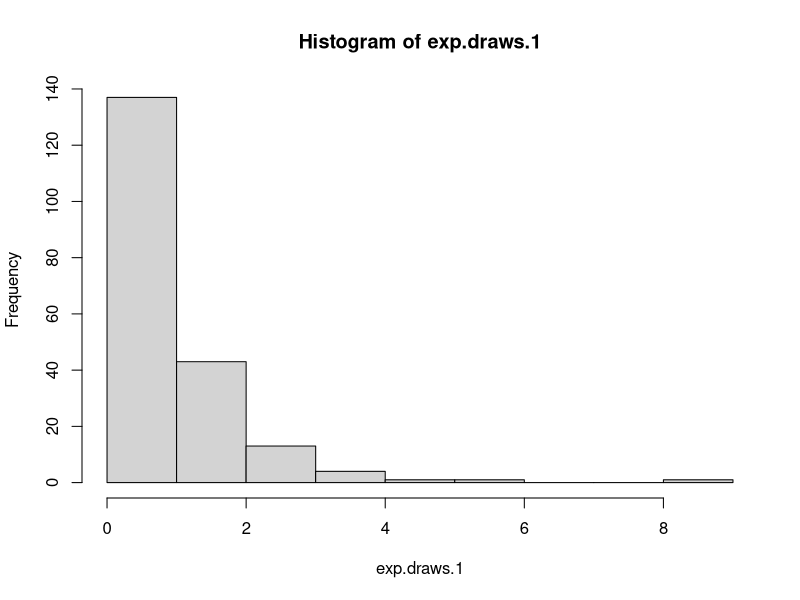
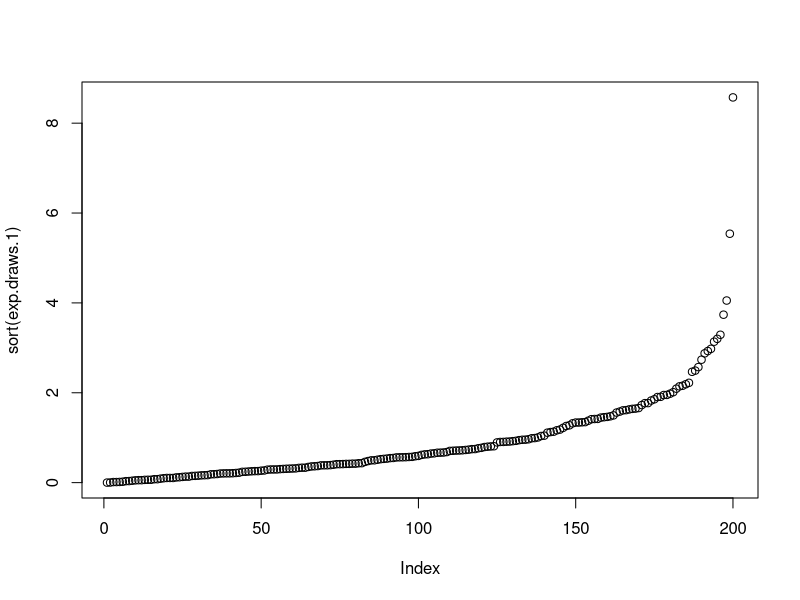
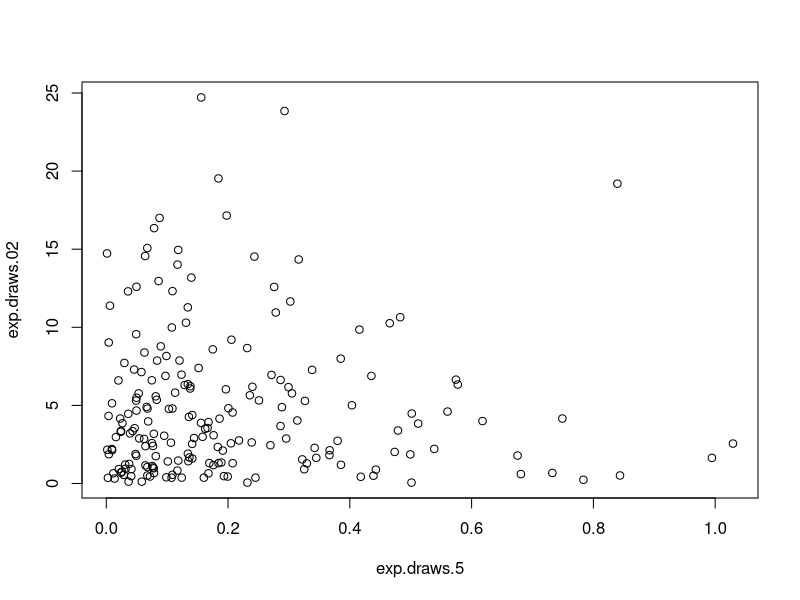
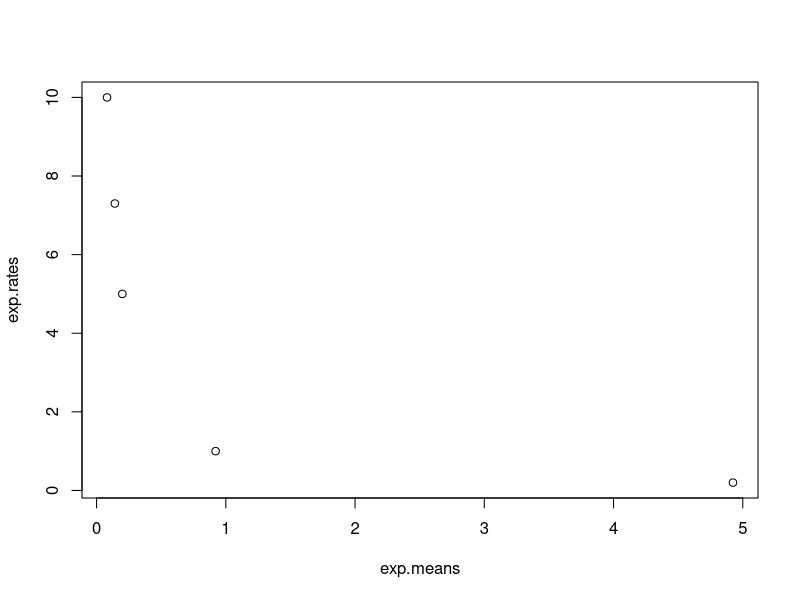
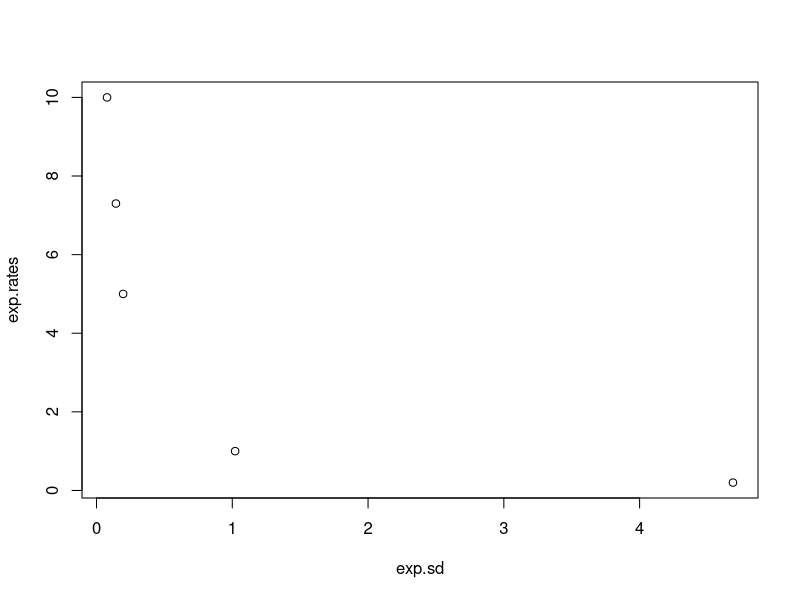
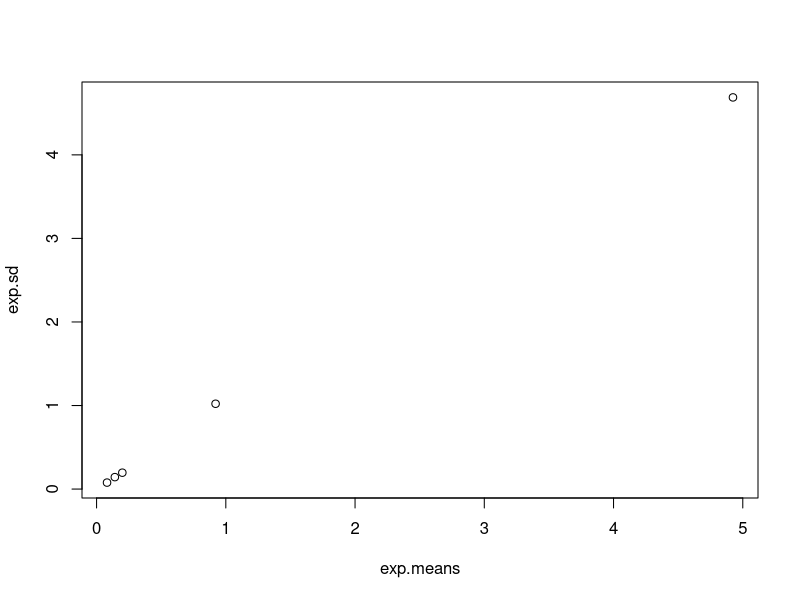
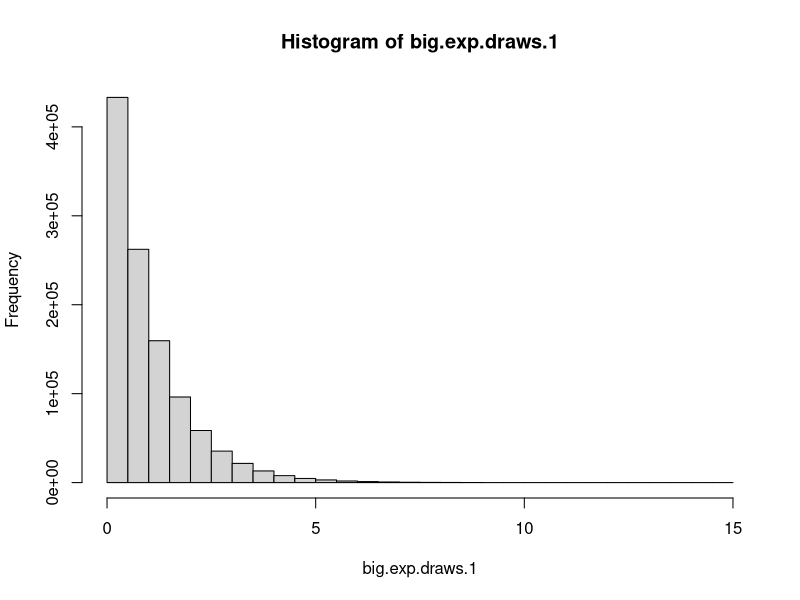
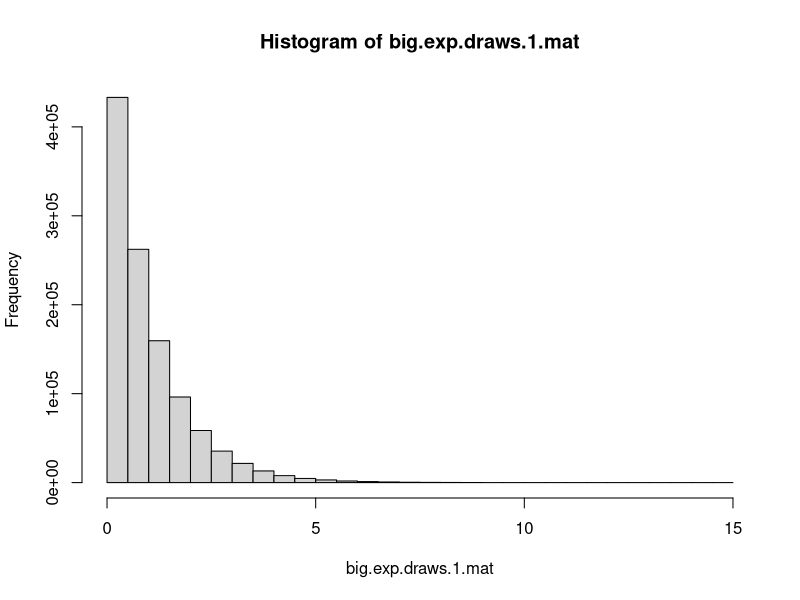

The R script that drew these images, in order:
## ---- chunk 1
knitr::opts_chunk$set(echo = TRUE)
#Part 1
#1
exp.draws.1 <- rexp(200)
mean(exp.draws.1)
sd(exp.draws.1)

#2
exp.draws.02 <- rexp(200,0.2)
mean(exp.draws.02)
sd(exp.draws.02)

exp.draws.5 <- rexp(200,5)
mean(exp.draws.5)
sd(exp.draws.5)

exp.draws.7.3 <- rexp(200,7.3)
mean(exp.draws.7.3)
sd(exp.draws.7.3)

exp.draws.10 <- rexp(200,10)
mean(exp.draws.10)
sd(exp.draws.10)

#3a
hist(exp.draws.1)

#3b
plot(sort(exp.draws.1))

#3c
plot(exp.draws.5,exp.draws.02)

#4
exp.means <- rep(0,5)
exp.means[1] <- mean(exp.draws.1)
exp.means[2] <- mean(exp.draws.02)
exp.means[3] <- mean(exp.draws.5)
exp.means[4] <- mean(exp.draws.7.3)
exp.means[5] <- mean(exp.draws.10)

#4a
exp.rates <- c(1,0.2,5,7.3,10)
plot(exp.means,exp.rates)
#As the mean increases, the rate decreases

#4b
exp.sd <- rep(0,5)
exp.sd[1] <- sd(exp.draws.1)
exp.sd[2] <- sd(exp.draws.02)
exp.sd[3] <- sd(exp.draws.5)
exp.sd[4] <- sd(exp.draws.7.3)
exp.sd[5] <- sd(exp.draws.10)

plot(exp.sd,exp.rates)
#As the standard deviation increases, the rate decreases

#4c
plot(exp.means,exp.sd)
#The mean and standard deviation are nearly equal.

#5a
big.exp.draws.1 <- rexp(1100000)
mean(big.exp.draws.1)
sd(big.exp.draws.1)

#5b
hist(big.exp.draws.1)
#Yes it matches (1-e^{-x}), and yes it should because that function was used to create the vector

#5c
mean(subset(big.exp.draws.1, big.exp.draws.1>1))

#5d
big.exp.draws.1.mat <- matrix(big.exp.draws.1,ncol=1000)
big.hist <- hist(big.exp.draws.1.mat)
#The information necessary to construct the histogram is saved in big.hist

#5e
mean(big.exp.draws.1.mat[,371])

#5f
apply(big.exp.draws.1.mat,2,mean)
hist(apply(big.exp.draws.1.mat,2,mean))

#The histogram is problem 5b was plotting a histogram of the distribution, while the histogram in problem 5f is plotting a histogram of the means of a distribution. The histogram in 5f is approximately normally distributed, as we would expect from the Central Limit Theorem.
## ---- chunk 2
summary(cars)
## ---- chunk 3
plot(pressure)
